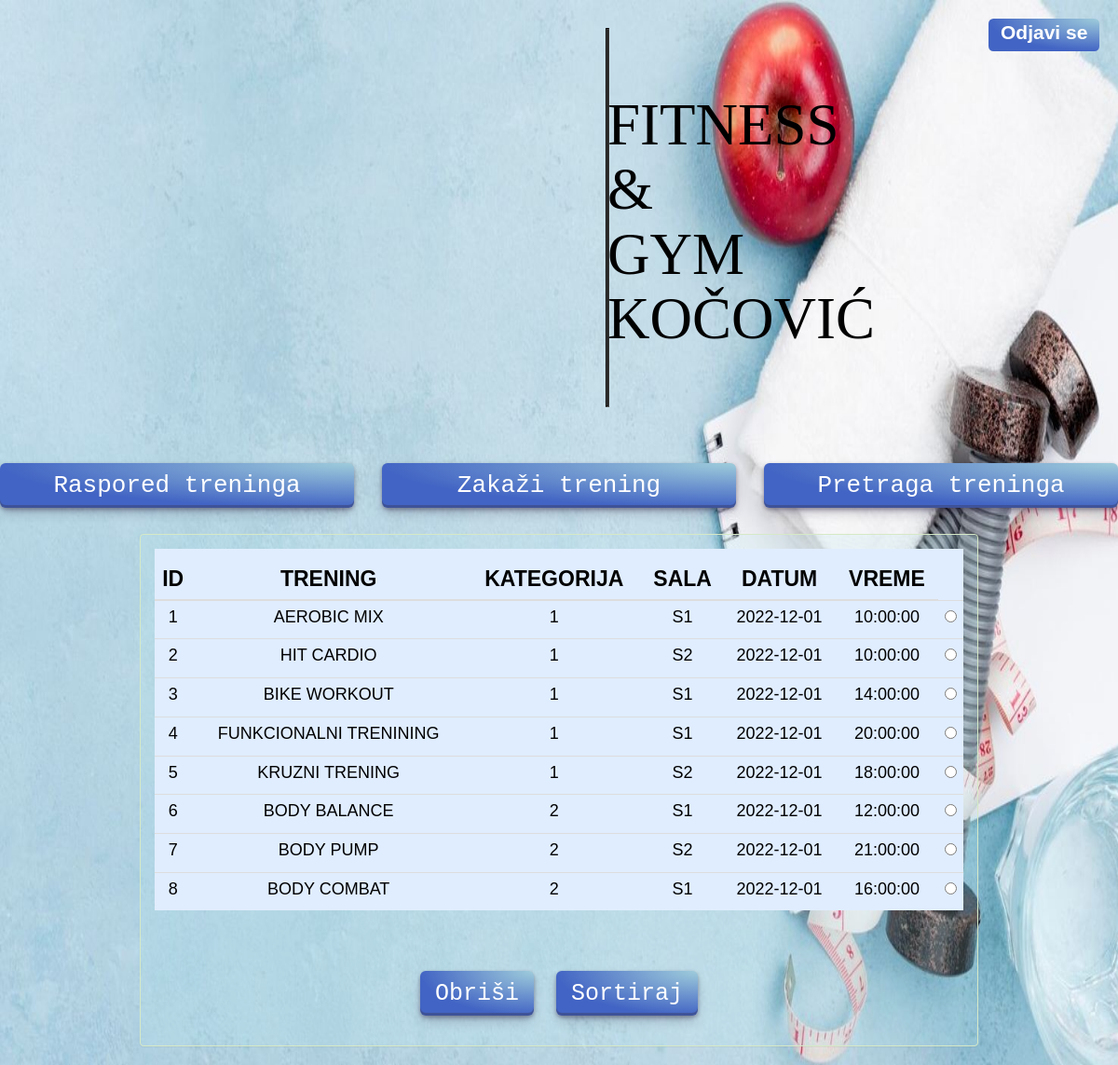
The page /home.php (signed in) on the database its author committed.
### tables this page shows
CREATE TABLE `trening` (
  `id` int(11) NOT NULL,
  `naziv` varchar(100) NOT NULL,
  `kategorija_id` int(11) NOT NULL,
  `sala` varchar(10) NOT NULL,
  `datum` date NOT NULL,
  `vreme` time NOT NULL
);

### modeli/trening.php (called while the page is built, shortened)
<?php
    class Trening {
        public static function getAll(mysqli $conn){
            $query = "SELECT * FROM trening";
            return $conn->query($query);
        }
    }
?>

### home.php (the view, shortened to what this page needs)
<?php
    require "dbBroker.php";
    require "modeli/trening.php";
    $podaci = Trening::getAll($conn);
?>
<!DOCTYPE html>
<html lang="en">
<head>
    <link rel="stylesheet" href="https://maxcdn.bootstrapcdn.com/bootstrap/3.3.7/css/bootstrap.min.css">
    <link rel="stylesheet" type="text/css" href="css/pocetna.css">
</head>
<body>
<div class="jumbotron" style="color:black;"><h1>FITNESS & GYM KOČOVIĆ</h1></div>
<div class="row" style = "background-color:blur;">
        <div class="col-md-4">
            <button id="btn" class="btn btn-block" style="font-size:26px;"> Raspored treninga</button>
        </div>
        <div class="col-md-4">
            <button id="btn-dodaj" type="button" class="btn btn-block" style="font-size:26px;" data-toggle="modal" data-target="#myModal"> Zakaži trening</button>
        </div>
        <div class="col-md-4">
            <button id="btn-pretraga" class="btn btn-block" style="font-size:26px;"> Pretraga treninga</button>
        </div>
    </div>
    <div id="pregled" class="panel panel-success" style="margin-top: 3%;">
        <div class="panel-body">
            <table id="myTable" class="table table-hover table-condensed" style="color: black; background-color:rgb(224, 237, 255);">
                <thead class="thead">
                    <tr>
                        <th scope="col" style = "text-align:center;">ID</th>
                        <th scope="col" style="text-align: center;">TRENING</th>
                        <th scope="col" style="text-align: center;">KATEGORIJA</th>
                        <th scope="col" style="text-align: center;">SALA</th>
                        <th scope="col" style="text-align: center;">DATUM</th>
                        <th scope="col" style="text-align: center;">VREME</th>
                    </tr>
                </thead>
                <tbody style="font-size:18px; height: 70px;">
                     <?php
                         while ($red = $podaci->fetch_array()){
                     ?>
                         <tr id="tr-<?php echo $red["id"] ?>">
                            <td><?php echo $red["id"] ?></td>
                            <td><?php echo $red["naziv"] ?></td>
                            <td><?php echo $red["kategorija_id"] ?></td>
                            <td><?php echo $red["sala"] ?></td>
                            <td><?php echo $red["datum"] ?></td>
                            <td><?php echo $red["vreme"] ?></td>
                            <td>
                                <label class="custom-radio-btn">
                                    <input type="radio" name="checked-donut" value=<?php echo $red["id"] ?>>
                                </label>
                            </td>
                         </tr>
                <?php
                }
                ?>
                </tbody>
            </table>
            <div class="row" style="position:relative; text-align: center;">
                    <button id="btn-obrisi" formmethod="post" class="btn" style="font-size: 25px; margin: 5px 10px 15px;">Obriši</button>
                    <button id="btn-sortiraj" class="btn " onclick="sortTable()" style="font-size: 25px;margin:5px 10px 15px;">Sortiraj</button>
            </div>
        </div>
    </div>
    <a href="odjava.php" class="label" style="background-image: radial-gradient(100% 100% at 100% 0, #9fccdb 0, #4264c4 100%);font-size:21px; position: fixed; top:0; right:0; float:right; margin:20px; height:35px;">Odjavi se</a>
</body>
</html>

### css/pocetna.css (style rules this page uses)
body { background-image: url("../img/slika.jpg"); background-size: 100% 100%; background-repeat: no-repeat; background-attachment: fixed; }
* { font-family: sans-serif; }
.jumbotron { text-align: center ; position: relative; float: center; text-align: center; border: 2px black; border-style: groove; margin-left: 650px; margin-right: 650px; margin-top: 30px; font-family: 'Times New Roman', Times, serif; }
.row { margin-top: 60px; margin-bottom: 30px; height: 40px; }
#pregled { margin-left: 150px; margin-right: 150px; background-color: rgba(185, 231, 241, 0.219); }
.thead { font-size: 23px; text-align: center; height: 55px; }
:scope { text-align: center; }
.btn { align-items: center; appearance: none; background-image: radial-gradient(100% 100% at 100% 0, #9fccdb 0, #4264c4 100%); border: 0; border-radius: 6px; box-shadow: rgba(45, 35, 66, .4) 0 2px 4px,rgba(45, 35, 66, .3) 0 7px 13px -3px,rgba(58, 65, 111, .5) 0 -3px 0 inset; box-sizing: border-box; color: #fff; cursor: pointer; display: inline-flex; font-family: "JetBrains Mono",monospace; height: 48px; justify-content: center; line-height: 1; list-style: none; overflow: hidden; padding-left: 16px; padding-right: 16px; position: relative; text-decoration: none; transition: box-shadow .15s,transform .15s; user-select: none; -webkit-user-select: none; touch-action: manipulation; white-space: nowrap; will-change: box-shadow,transform; font-size: 18px; }

### rows shown on the page
trening: id "1", naziv "AEROBIC MIX", kategorija "1", sala "S1", datum "2022-12-01", vreme "10:00:00"
trening: id "2", naziv "HIT CARDIO", kategorija "1", sala "S2", datum "2022-12-01", vreme "10:00:00"
trening: id "3", naziv "BIKE WORKOUT", kategorija "1", sala "S1", datum "2022-12-01", vreme "14:00:00"
trening: id "4", naziv "FUNKCIONALNI TRENINING", kategorija "1", sala "S1", datum "2022-12-01", vreme "20:00:00"
trening: id "5", naziv "KRUZNI TRENING", kategorija "1", sala "S2", datum "2022-12-01", vreme "18:00:00"
trening: id "6", naziv "BODY BALANCE", kategorija "2", sala "S1", datum "2022-12-01", vreme "12:00:00"
trening: id "7", naziv "BODY PUMP", kategorija "2", sala "S2", datum "2022-12-01", vreme "21:00:00"
trening: id "8", naziv "BODY COMBAT", kategorija "2", sala "S1", datum "2022-12-01", vreme "16:00:00"
